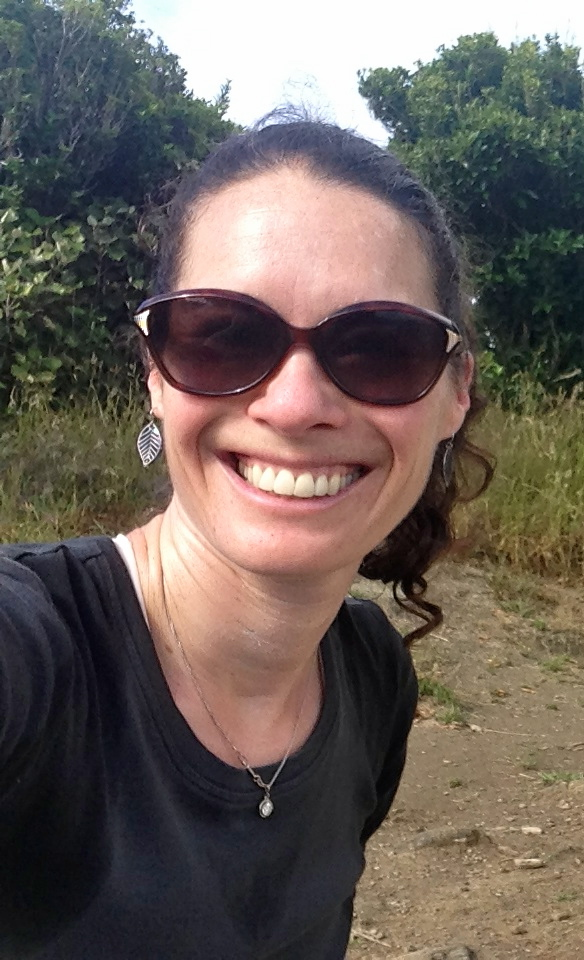
#> input picture Image Processing/woman.jpg, 584 x 960 px
$ python Kevin432.py
#> lines starting #> are read from the running program, lines starting #| are printed output that depends on the picture; after the words box and inside, x2 and y2 are one past the last pixel; in counts of white or black regions, pixels touching at a corner belong together
'''
Kevin432: Change pixels in an image.
'''
import matplotlib.pyplot as plt
import os.path
import numpy as np      # "as" lets us use standard abbreviations

'''Read the image data'''
# Get the directory of this python script
directory = os.path.dirname(os.path.abspath(__file__))
# Build an absolute filename from directory + filename
filename = os.path.join(directory, 'woman.jpg')
# Read the image data into an array
img = plt.imread(filename).copy()
#> img is the input picture: shape (960, 584, 3); mean R, G, B 107.1, 96.6, 90.4

# [8 lines of commented-out code are left out]


'''Show the image data'''
# Create figure with 1 subplot
fig, ax = plt.subplots(1, 1)

###
# Change a region if condition is True
###

height = len(img)
#> height = 960
width = len(img[0])
#> width = 584
for r in range(155):
    for c in range(width):
        if sum(img[r][c])>500: # brightness R+G+B goes up to 3*255-765
            img[r][c]=[255,0,255] # R + B magenta
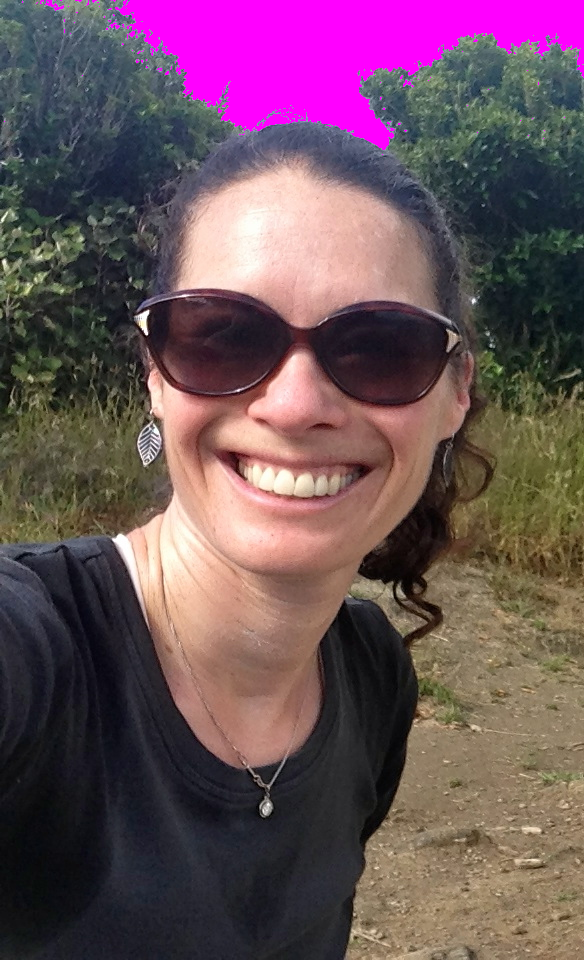
#> img: shape (960, 584, 3); 6.57% of pixels changed, all inside (x1, y1, x2, y2) = (4, 0, 584, 155)

for r in range(420, 480):
    for c in range(130, 160):
        if sum(img[r][c])>500:
            img[r][c]=[0,255,0]
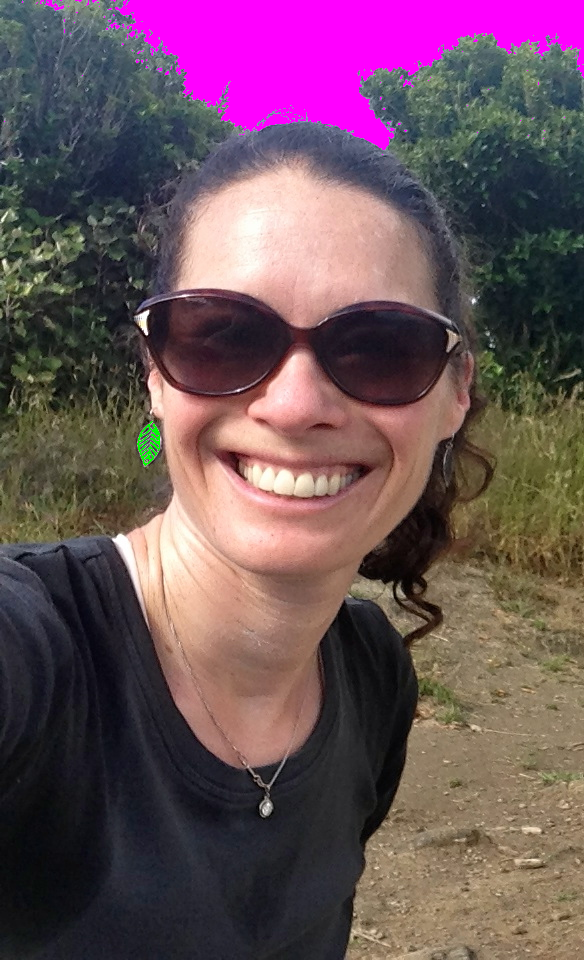
#> img: shape (960, 584, 3); 0.06% of pixels changed, all inside (x1, y1, x2, y2) = (137, 421, 160, 466)

# Show the image data in a subplot - this is called after all image updates
# and just before you show the figure.
ax.imshow(img, interpolation='none')
# Show the figure on the screen
plt.show()

$ run again, with Image Processing/student.jpg copied over Image Processing/woman.jpg
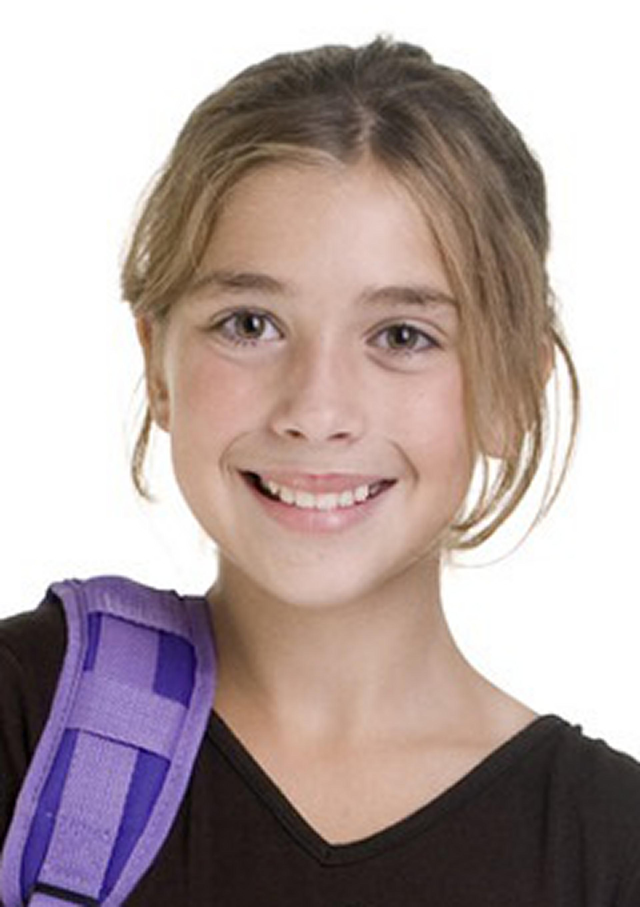
#> input picture Image Processing/student.jpg, 1920 x 2720 px (shown at 1/3 size)
#> img is the input picture: shape (2720, 1920, 3); mean R, G, B 178.1, 162.4, 160.9
#> height = 2720
#> width = 1920
#> after the loop `for r in range(155):`:
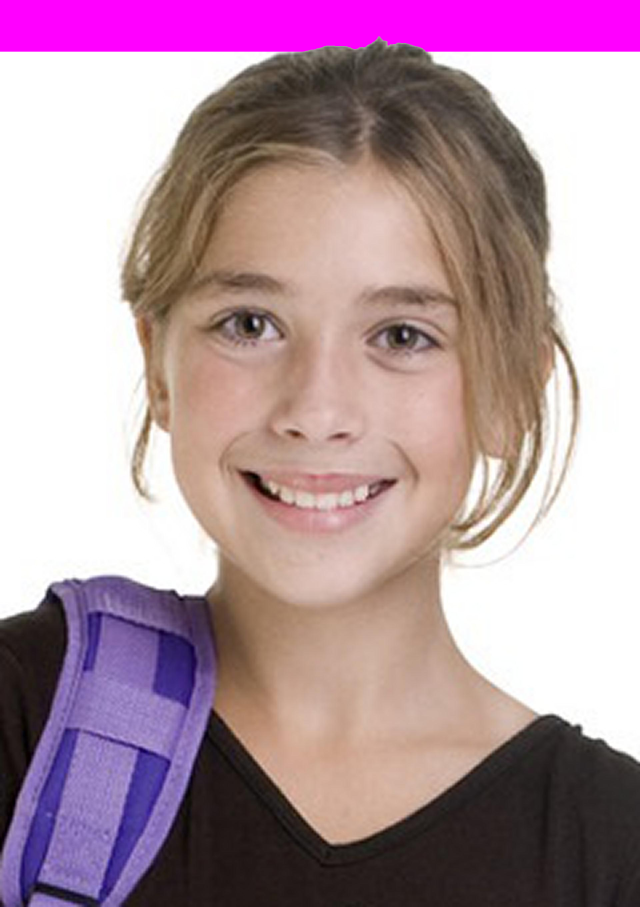
#> img: shape (2720, 1920, 3) (shown at 1/3 size); mean R, G, B 178.1, 148.3, 160.9
